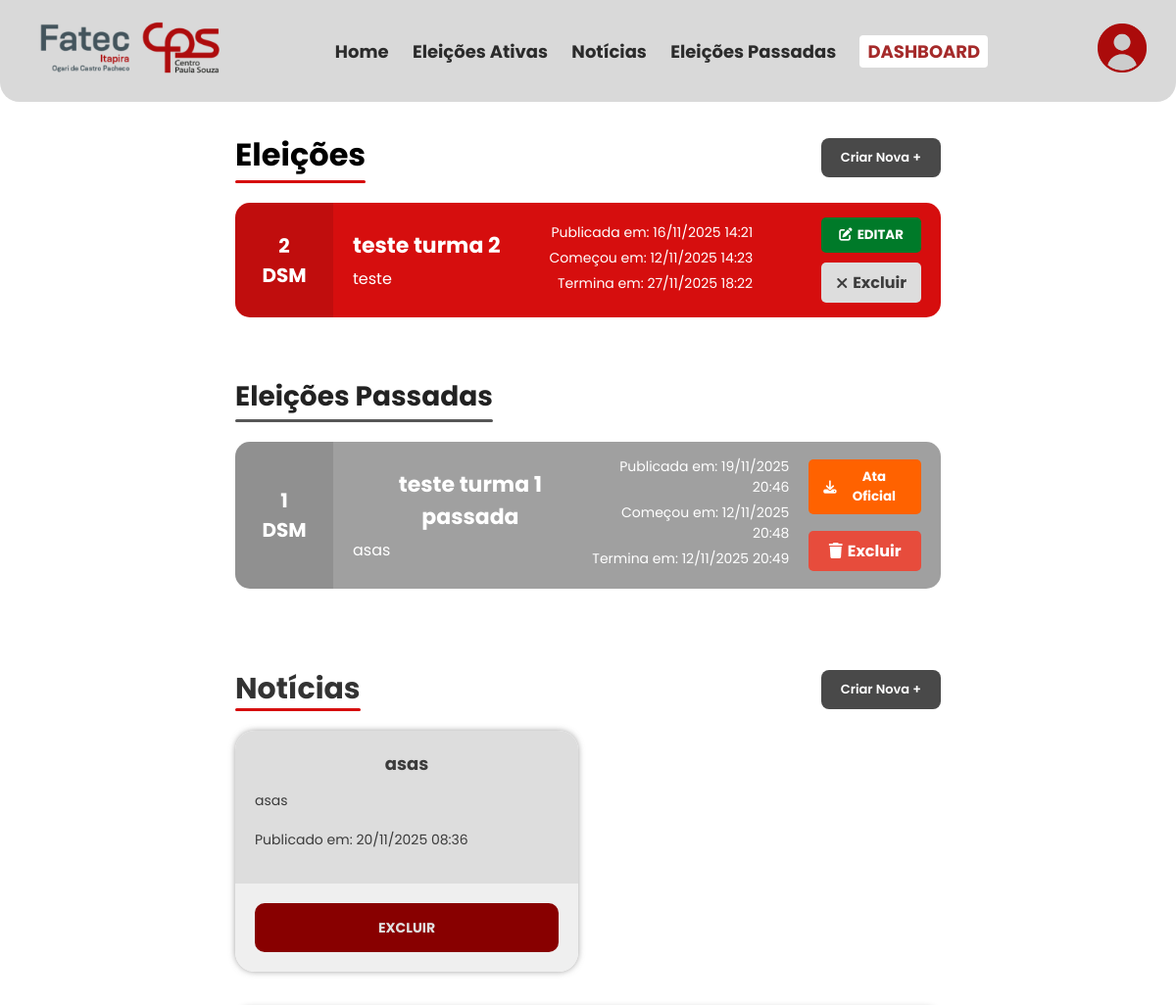
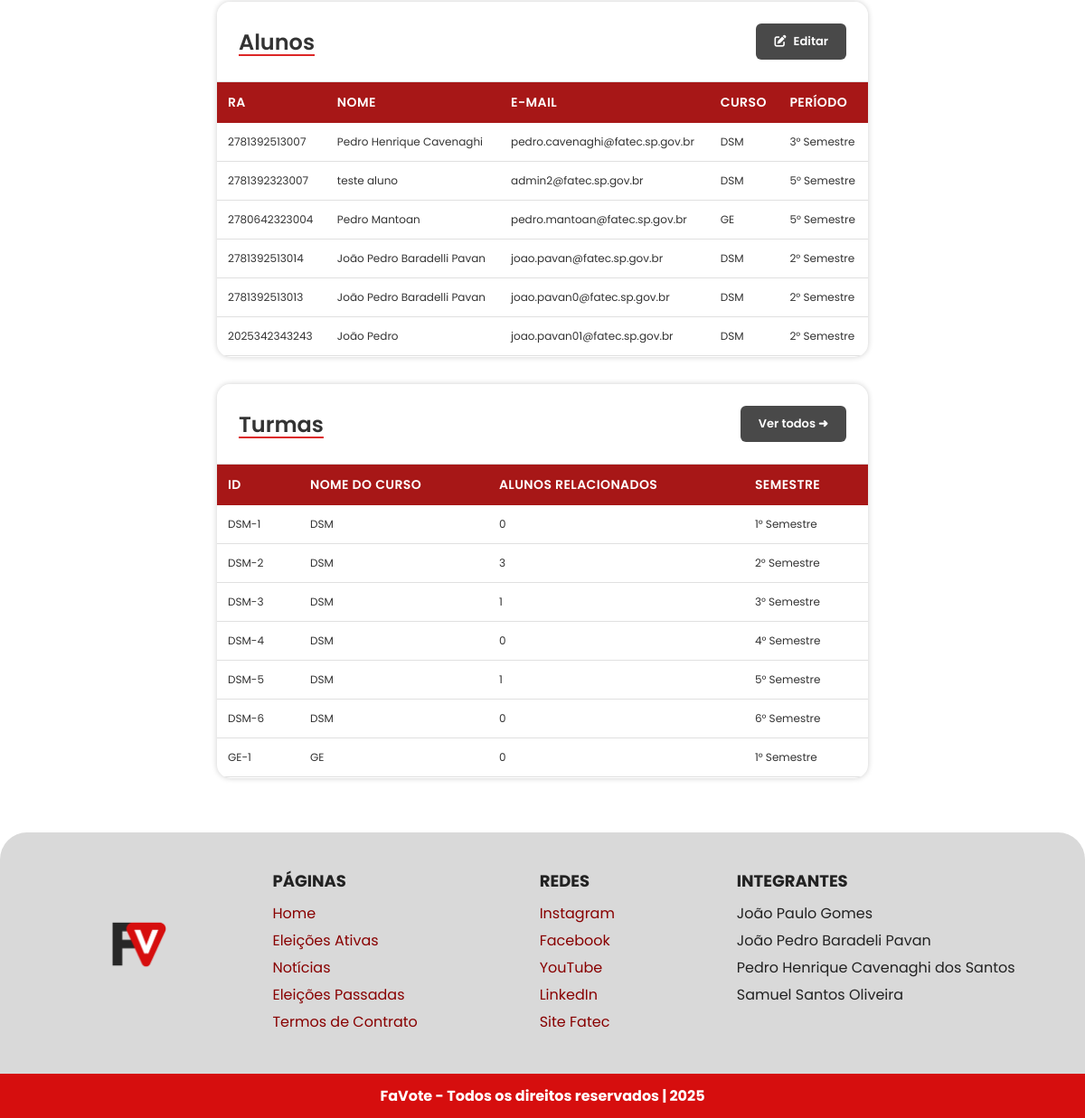
Screenshot of /Pages/dashboard.php (signed in) with the database file from the repository (2 pictures, top to bottom).
### tables this page shows
CREATE TABLE `eleicoes` (
  `id` int(11) NOT NULL,
  `titulo` varchar(100) NOT NULL,
  `descricao` text DEFAULT NULL,
  `dataPostagem` datetime NOT NULL DEFAULT current_timestamp(),
  `data_inicio` datetime NOT NULL,
  `data_fim` datetime NOT NULL,
  `ativa` tinyint(1) DEFAULT 1,
  `turma_id` int(11) NOT NULL
);

CREATE TABLE `semestres` (
  `id` int(11) NOT NULL,
  `nome` varchar(20) NOT NULL
);

CREATE TABLE `cursos` (
  `id` int(11) NOT NULL,
  `nome` varchar(50) NOT NULL
);

CREATE TABLE `noticias` (
  `id` int(11) NOT NULL,
  `titulo` varchar(250) NOT NULL,
  `descricao` varchar(250) NOT NULL,
  `dataPublicacao` datetime NOT NULL DEFAULT current_timestamp()
);

CREATE TABLE `alunos` (
  `id` int(11) NOT NULL,
  `ra` varchar(20) NOT NULL,
  `nome` varchar(100) NOT NULL,
  `email_institucional` varchar(100) NOT NULL,
  `senha` varchar(255) NOT NULL,
  `turma_id` int(11) DEFAULT NULL,
  `criado_data` timestamp NOT NULL DEFAULT current_timestamp(),
  `atualizado_data` timestamp NOT NULL DEFAULT current_timestamp() ON UPDATE current_timestamp()
);

CREATE TABLE `turmas` (
  `id` int(11) NOT NULL,
  `curso_id` int(11) NOT NULL,
  `semestre_id` int(11) NOT NULL
);

### Pages/dashboard.php (the view, shortened to what the rows shown need)
<?php
include '../php/config.php';
$sqlEleicoesAtivas = "
    SELECT
        e.*,
        t.id AS turma_id,
        c.nome AS curso_nome,
        s.nome AS semestre_nome
    FROM eleicoes e
    LEFT JOIN turmas t ON e.turma_id = t.id
    LEFT JOIN cursos c ON t.curso_id = c.id
    LEFT JOIN semestres s ON t.semestre_id = s.id
    WHERE e.ativa != 0
    ORDER BY e.dataPostagem DESC
";
$resultAtivas = $conexao->query($sqlEleicoesAtivas);
$sqlEleicoesPassadas = "
    SELECT
        e.*,
        t.id AS turma_id,
        c.nome AS curso_nome,
        s.nome AS semestre_nome
    FROM eleicoes e
    LEFT JOIN turmas t ON e.turma_id = t.id
    LEFT JOIN cursos c ON t.curso_id = c.id
    LEFT JOIN semestres s ON t.semestre_id = s.id
    WHERE e.ativa = 0
    ORDER BY e.dataPostagem DESC
";
$resultPassadas = $conexao->query($sqlEleicoesPassadas);
$sqlNoticias = "SELECT * FROM noticias ORDER BY dataPublicacao DESC";
$resultNoticias = $conexao->query($sqlNoticias);
$sqlUsuarios = "
    SELECT
        a.id AS aluno_id,
        a.ra,
        a.nome,
        a.email_institucional,
        c.nome AS curso_nome,
        s.nome AS semestre_nome
    FROM alunos a
    LEFT JOIN turmas t ON a.turma_id = t.id
    LEFT JOIN cursos c ON t.curso_id = c.id
    LEFT JOIN semestres s ON t.semestre_id = s.id
    LIMIT 15
";
$resultUsuarios = $conexao->query($sqlUsuarios);
$sqlTurmas = "
    SELECT
        t.id AS turma_id,
        c.id AS curso_id,
        c.nome AS curso_nome,
        s.nome AS semestre_nome,
        COUNT(a.id) AS qtd_alunos
    FROM turmas t
    LEFT JOIN cursos c ON t.curso_id = c.id
    LEFT JOIN semestres s ON t.semestre_id = s.id
    LEFT JOIN alunos a ON a.turma_id = t.id
    GROUP BY t.id
    LIMIT 7
";
$resultTurmas = $conexao->query($sqlTurmas);
?>
<!DOCTYPE html>
<html lang="pt-br">
<head>
    <link rel="stylesheet" href="../Styles/dashboard.css">
    <link rel="stylesheet" href="https://cdnjs.cloudflare.com/ajax/libs/animate.css/4.1.1/animate.min.css" />
    <link rel="stylesheet" href="https://cdnjs.cloudflare.com/ajax/libs/font-awesome/6.5.0/css/all.min.css">
    <link rel="stylesheet" href="https://cdnjs.cloudflare.com/ajax/libs/font-awesome/6.5.0/css/all.min.css">
</head>
<body>
    <main class="main-content">
        <div class="section-header">
            <h1>Eleições</h1>
        </div>
        <div class="elections-active">
            <?php if ($resultAtivas && $resultAtivas->num_rows > 0): ?>
                <?php foreach ($resultAtivas as $row): ?>
                    <div class="election-card">
                        <div class="election-id">
                            <?php
                            $semestre = $row['semestre_nome'] ?? '-';
                            $semestre = preg_replace('/[^0-9]/', '', $semestre);
                            ?>
                            <span><?= htmlspecialchars($semestre) ?></span>
                            <span><?= htmlspecialchars($row['curso_nome'] ?? '-') ?></span>
                        </div>
                        <div class="election-details">
                            <div class="election-info">
                                <div class="election-title">
                                    <?= htmlspecialchars($row['titulo']) ?>
                                </div>
                                <div class="election-description">
                                    <?= htmlspecialchars($row['descricao']) ?>
                                </div>
                            </div>
                            <div class="election-dates">
                                <div class="election-date">
                                    Publicada em: <?= date('d/m/Y H:i', strtotime($row['dataPostagem'])) ?>
                                </div>
                                <div class="election-date">
                                    Começou em: <?= date('d/m/Y H:i', strtotime($row['data_inicio'])) ?>
                                </div>
                                <div class="election-date">
                                    Termina em: <?= date('d/m/Y H:i', strtotime($row['data_fim'])) ?>
                                </div>
                            </div>
                            <div class="election-actions">
                                <button type="button" onclick="abrirModalEditar(<?= $row['id'] ?>)" class="btn-edit">
                                    <i class="fas fa-edit" style="margin-right: 5px;"></i> EDITAR
                                </button>
                                <a href="dashboard.php?id=<?= $row['id'] ?>" class="btn-cancel"
                                    id="btnCancelar<?= $row['id'] ?>"
                                    onclick="return confirm('AVISO: Você está prestes a cancelar/excluir “<?= htmlspecialchars($row['titulo']) ?>”, criada em <?= date('d/m/Y H:i', strtotime($row['dataPostagem'])) ?>')">
                                    <i class="fas fa-times" style="margin-right: 5px;"></i> Excluir
                                </a>
                            </div>
                        </div>
                    </div>
                <?php endforeach; ?>
            <?php else: ?>
                <p>Nenhuma eleição ativa encontrada.</p>
            <?php endif; ?>
        </div>
        <h2 class="section-title">Eleições Passadas</h2>
        <div class="elections-past">
            <?php if ($resultPassadas && $resultPassadas->num_rows > 0): ?>
                <?php foreach ($resultPassadas as $row): ?>
                    <div class="election-card election-past">
                        <div class="election-id">
                            <?php
                            $semestre = $row['semestre_nome'] ?? '-';
                            $semestre = preg_replace('/[^0-9]/', '', $semestre);
                            ?>
                            <span><?= htmlspecialchars($semestre) ?></span>
                            <span><?= htmlspecialchars($row['curso_nome'] ?? '-') ?></span>
                        </div>
                        <div class="election-details">
                            <div class="election-info">
                                <div class="election-title">
                                    <?= htmlspecialchars($row['titulo']) ?>
                                </div>
                                <div class="election-description">
                                    <?= htmlspecialchars($row['descricao']) ?>
                                </div>
                            </div>
                            <div class="election-dates">
                                <div class="election-date">
                                    Publicada em: <?= date('d/m/Y H:i', strtotime($row['dataPostagem'])) ?>
                                </div>
                                <div class="election-date">
                                    Começou em: <?= date('d/m/Y H:i', strtotime($row['data_inicio'])) ?>
                                </div>
                                <div class="election-date">
                                    Termina em: <?= date('d/m/Y H:i', strtotime($row['data_fim'])) ?>
                                </div>
                            </div>
                            <div class="election-actions">
                                <button onclick="gerarAtaPDF(<?= $row['id'] ?>)" class="btn-pdf" id="btnPdf<?= $row['id'] ?>">
                                    <i class="fa-solid fa-download" style="margin-right: 5px;"></i>
                                    Ata Oficial
                                </button>
                                <a href="dashboard.php?id=<?= $row['id'] ?>" class="btn-delete" id="btnExcluir<?= $row['id'] ?>"
                                    onclick="return confirm('AVISO: Você está prestes a cancelar/excluir “<?= htmlspecialchars($row['titulo']) ?>”, criada em <?= date('d/m/Y H:i', strtotime($row['dataPostagem'])) ?>')">
                                    <i class="fas fa-trash" style="margin-right: 5px;"></i> Excluir
                                </a>
                            </div>
                        </div>
                    </div>
                <?php endforeach; ?>
            <?php else: ?>
                <p>Nenhuma eleição passada encontrada.</p>
            <?php endif; ?>
        </div>
        <div class="news-section">
            <div class="news-header">
                <h2>Notícias</h2>
            </div>
            <div class="news-cards">
                <?php if ($resultNoticias && $resultNoticias->num_rows > 0): ?>
                    <?php foreach ($resultNoticias as $noticia): ?>
                        <div class="news-card">
                            <div class="card-content">
                                <h3><?= htmlspecialchars($noticia['titulo']) ?></h3>
                                <p><?= nl2br(htmlspecialchars($noticia['descricao'])) ?></p>
                                <p class="publication-date">
                                    Publicado em: <?= date('d/m/Y H:i', strtotime($noticia['dataPublicacao'])) ?>
                                </p>
                            </div>
                            <div class="card-actions">
                                <a href="../php/excluir_noticia.php?id=<?= $noticia['id'] ?>" class="delete-btn"
                                    onclick="return confirm('AVISO: Você está prestes a excluir a notícia “<?= htmlspecialchars($noticia['titulo']) ?>”, criada em <?= date('d/m/Y H:i', strtotime($noticia['dataPublicacao'])) ?>')">
                                    EXCLUIR
                                </a>
                            </div>
                        </div>
                    <?php endforeach; ?>
                <?php else: ?>
                    <p>Nenhuma notícia publicada ainda.</p>
                <?php endif; ?>
            </div>
        </div>
        <div class="container" style="margin-top: 5%;">
            <div class="table-header">
                <h2>Alunos</h2>
            </div>
            <div class="table-container">
                <table>
                    <thead>
                        <tr>
                            <th>RA</th>
                            <th>Nome</th>
                            <th>E-Mail</th>
                            <th>Curso</th>
                            <th>Período</th>
                        </tr>
                    </thead>
                    <tbody id="usuarios-tbody">
                        <?php
                        if ($resultUsuarios && $resultUsuarios->num_rows > 0) {
                            while ($usuario = $resultUsuarios->fetch_assoc()) {
                                echo '<tr>';
                                echo '  <td>' . htmlspecialchars($usuario['ra']) . '</td>';
                                echo '  <td>' . htmlspecialchars($usuario['nome']) . '</td>';
                                echo '  <td>' . htmlspecialchars($usuario['email_institucional']) . '</td>';
                                echo '  <td>' . htmlspecialchars($usuario['curso_nome'] ?? '-') . '</td>';
                                echo '  <td>' . htmlspecialchars($usuario['semestre_nome'] ?? '-') . '</td>';
                                echo '</tr>';
                            }
                        } else {
                            echo '<tr><td colspan="7">Nenhum usuário encontrado.</td></tr>';
                        }
                        ?>
                    </tbody>
                </table>
            </div>
        </div>
        <div class="container">
            <div class="table-header">
                <h2>Turmas</h2>
            </div>
            <div class="table-container">
                <table>
                    <thead>
                        <tr>
                            <th>ID</th>
                            <th>Nome do Curso</th>
                            <th>Alunos Relacionados</th>
                            <th>Semestre</th>
                        </tr>
                    </thead>
                    <tbody id="turmas-tbody">
                        <?php
                        if ($resultTurmas && $resultTurmas->num_rows > 0) {
                            while ($turma = $resultTurmas->fetch_assoc()) {
                                $siglaCurso = '';
                                switch ($turma['curso_id']) {
                                    case 1:
                                        $siglaCurso = 'DSM';
                                        break;
                                    case 2:
                                        $siglaCurso = 'GE';
                                        break;
                                }
                                $idFormatado = $siglaCurso . '-' . preg_replace('/[^0-9]/', '', $turma['semestre_nome']);
                                echo '<tr>';
                                echo '  <td>' . $idFormatado . '</td>';
                                echo '  <td>' . htmlspecialchars($turma['curso_nome']) . '</td>';
                                echo '  <td>' . $turma['qtd_alunos'] . '</td>';
                                echo '  <td>' . htmlspecialchars($turma['semestre_nome']) . '</td>';
                                echo '</tr>';
                            }
                        } else {
                            echo '<tr><td colspan="5">Nenhuma turma encontrada.</td></tr>';
                        }
                        ?>
                    </tbody>
                </table>
            </div>
        </div>
    </main>
</body>
</html>

### rows the page displays
eleicoes: semestres.nome "2", cursos.nome "DSM", titulo "teste turma 2", descricao "teste", dataPostagem "16/11/2025 14:21", data_inicio "12/11/2025 14:23", data_fim "27/11/2025 18:22"
eleicoes: semestres.nome "1", cursos.nome "DSM", titulo "teste turma 1 passada", descricao "asas", dataPostagem "19/11/2025 20:46", data_inicio "12/11/2025 20:48", data_fim "12/11/2025 20:49"
noticias: titulo "asas", descricao "asas", dataPublicacao "20/11/2025 08:36"
alunos: ra "2781392513007", nome "Pedro Henrique Cavenaghi", email_institucional "pedro.cavenaghi@fatec.sp.gov.br", cursos.nome "DSM", semestres.nome "3° Semestre"
alunos: ra "2781392323007", nome "teste aluno", email_institucional "admin2@fatec.sp.gov.br", cursos.nome "DSM", semestres.nome "5° Semestre"
alunos: ra "2780642323004", nome "Pedro Mantoan", email_institucional "pedro.mantoan@fatec.sp.gov.br", cursos.nome "GE", semestres.nome "5° Semestre"
alunos: ra "2781392513014", nome "João Pedro Baradelli Pavan", email_institucional "joao.pavan@fatec.sp.gov.br", cursos.nome "DSM", semestres.nome "2° Semestre"
alunos: ra "2781392513013", nome "João Pedro Baradelli Pavan", email_institucional "joao.pavan0@fatec.sp.gov.br", cursos.nome "DSM", semestres.nome "2° Semestre"
alunos: ra "2025342343243", nome "João Pedro", email_institucional "joao.pavan01@fatec.sp.gov.br", cursos.nome "DSM", semestres.nome "2° Semestre"
turmas: curso.nome "DSM-1", curso.nome "DSM", qtd_alunos "0", semestre.nome "1° Semestre"
turmas: curso.nome "DSM-2", curso.nome "DSM", qtd_alunos "3", semestre.nome "2° Semestre"
turmas: curso.nome "DSM-3", curso.nome "DSM", qtd_alunos "1", semestre.nome "3° Semestre"
turmas: curso.nome "DSM-4", curso.nome "DSM", qtd_alunos "0", semestre.nome "4° Semestre"
turmas: curso.nome "DSM-5", curso.nome "DSM", qtd_alunos "1", semestre.nome "5° Semestre"
turmas: curso.nome "DSM-6", curso.nome "DSM", qtd_alunos "0", semestre.nome "6° Semestre"
turmas: curso.nome "GE-1", curso.nome "GE", qtd_alunos "0", semestre.nome "1° Semestre"
